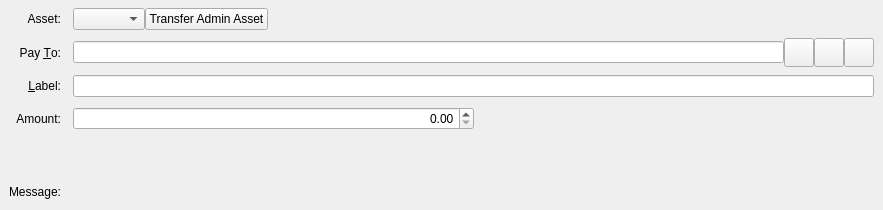
<?xml version="1.0" encoding="UTF-8"?>
<ui version="4.0">
 <class>SendAssetsEntry</class>
 <widget class="QStackedWidget" name="SendAssetsEntry">
  <property name="geometry">
   <rect>
    <x>0</x>
    <y>0</y>
    <width>883</width>
    <height>210</height>
   </rect>
  </property>
  <property name="focusPolicy">
   <enum>Qt::TabFocus</enum>
  </property>
  <property name="autoFillBackground">
   <bool>false</bool>
  </property>
  <property name="currentIndex">
   <number>0</number>
  </property>
  <widget class="QFrame" name="SendCoins">
   <property name="toolTip">
    <string>This is a normal payment.</string>
   </property>
   <property name="frameShape">
    <enum>QFrame::NoFrame</enum>
   </property>
   <layout class="QGridLayout" name="gridLayout">
    <property name="topMargin">
     <number>8</number>
    </property>
    <property name="bottomMargin">
     <number>4</number>
    </property>
    <property name="horizontalSpacing">
     <number>12</number>
    </property>
    <property name="verticalSpacing">
     <number>8</number>
    </property>
    <item row="4" column="1">
     <layout class="QHBoxLayout" name="horizontalLayoutAmount" stretch="0,0">
      <item>
       <widget class="QDoubleSpinBox" name="payAmount">
        <property name="layoutDirection">
         <enum>Qt::LeftToRight</enum>
        </property>
        <property name="alignment">
         <set>Qt::AlignRight|Qt::AlignTrailing|Qt::AlignVCenter</set>
        </property>
        <property name="maximum">
         <double>21000000000.000000000000000</double>
        </property>
       </widget>
      </item>
      <item>
       <widget class="QLabel" name="assetAmountLabel">
        <property name="text">
         <string/>
        </property>
        <property name="alignment">
         <set>Qt::AlignRight|Qt::AlignTrailing|Qt::AlignVCenter</set>
        </property>
       </widget>
      </item>
     </layout>
    </item>
    <item row="1" column="1">
     <layout class="QHBoxLayout" name="horizontalLayout_3">
      <property name="spacing">
       <number>0</number>
      </property>
      <item>
       <widget class="QComboBox" name="assetSelectionBox"/>
      </item>
      <item>
       <widget class="QPushButton" name="administratorToolButton">
        <property name="text">
         <string>Transfer Admin Asset</string>
        </property>
        <property name="icon">
         <iconset>
          <normaloff>../res/icons/asset_administrator.png</normaloff>../res/icons/asset_administrator.png</iconset>
        </property>
       </widget>
      </item>
      <item>
       <spacer name="horizontalSpacer">
        <property name="orientation">
         <enum>Qt::Horizontal</enum>
        </property>
        <property name="sizeHint" stdset="0">
         <size>
          <width>40</width>
          <height>20</height>
         </size>
        </property>
       </spacer>
      </item>
     </layout>
    </item>
    <item row="6" column="1">
     <widget class="QLabel" name="messageTextLabel">
      <property name="toolTip">
       <string>A message that was attached to the raven: URI which will be stored with the transaction for your reference. Note: This message will not be sent over the Raven network.</string>
      </property>
      <property name="textFormat">
       <enum>Qt::PlainText</enum>
      </property>
     </widget>
    </item>
    <item row="3" column="1">
     <widget class="QLineEdit" name="addAsLabel">
      <property name="toolTip">
       <string>Enter a label for this address to add it to the list of used addresses</string>
      </property>
     </widget>
    </item>
    <item row="2" column="1">
     <layout class="QHBoxLayout" name="payToLayout">
      <property name="spacing">
       <number>0</number>
      </property>
      <item>
       <widget class="QValidatedLineEdit" name="payTo">
        <property name="toolTip">
         <string>The Raven address to send the payment to</string>
        </property>
       </widget>
      </item>
      <item>
       <widget class="QToolButton" name="addressBookButton">
        <property name="toolTip">
         <string>Choose previously used address</string>
        </property>
        <property name="text">
         <string/>
        </property>
        <property name="icon">
         <iconset resource="../raven.qrc">
          <normaloff>:/icons/address-book</normaloff>:/icons/address-book</iconset>
        </property>
        <property name="iconSize">
         <size>
          <width>22</width>
          <height>22</height>
         </size>
        </property>
        <property name="shortcut">
         <string>Alt+A</string>
        </property>
       </widget>
      </item>
      <item>
       <widget class="QToolButton" name="pasteButton">
        <property name="toolTip">
         <string>Paste address from clipboard</string>
        </property>
        <property name="text">
         <string/>
        </property>
        <property name="icon">
         <iconset resource="../raven.qrc">
          <normaloff>:/icons/editpaste</normaloff>:/icons/editpaste</iconset>
        </property>
        <property name="iconSize">
         <size>
          <width>22</width>
          <height>22</height>
         </size>
        </property>
        <property name="shortcut">
         <string>Alt+P</string>
        </property>
       </widget>
      </item>
      <item>
       <widget class="QToolButton" name="deleteButton">
        <property name="toolTip">
         <string>Remove this entry</string>
        </property>
        <property name="text">
         <string/>
        </property>
        <property name="icon">
         <iconset resource="../raven.qrc">
          <normaloff>:/icons/remove</normaloff>:/icons/remove</iconset>
        </property>
        <property name="iconSize">
         <size>
          <width>22</width>
          <height>22</height>
         </size>
        </property>
       </widget>
      </item>
     </layout>
    </item>
    <item row="5" column="1">
     <widget class="QLabel" name="ownershipWarningMessage">
      <property name="text">
       <string/>
      </property>
     </widget>
    </item>
    <item row="2" column="0">
     <widget class="QLabel" name="payToLabel">
      <property name="text">
       <string>Pay &amp;To:</string>
      </property>
      <property name="alignment">
       <set>Qt::AlignRight|Qt::AlignTrailing|Qt::AlignVCenter</set>
      </property>
      <property name="buddy">
       <cstring>payTo</cstring>
      </property>
     </widget>
    </item>
    <item row="1" column="0">
     <widget class="QLabel" name="assetBoxLabel">
      <property name="text">
       <string>Asset:</string>
      </property>
      <property name="alignment">
       <set>Qt::AlignRight|Qt::AlignTrailing|Qt::AlignVCenter</set>
      </property>
     </widget>
    </item>
    <item row="3" column="0">
     <widget class="QLabel" name="labellLabel">
      <property name="text">
       <string>&amp;Label:</string>
      </property>
      <property name="alignment">
       <set>Qt::AlignRight|Qt::AlignTrailing|Qt::AlignVCenter</set>
      </property>
      <property name="buddy">
       <cstring>addAsLabel</cstring>
      </property>
     </widget>
    </item>
    <item row="4" column="0">
     <widget class="QLabel" name="amountLabel">
      <property name="text">
       <string>Amount:</string>
      </property>
      <property name="alignment">
       <set>Qt::AlignRight|Qt::AlignTrailing|Qt::AlignVCenter</set>
      </property>
     </widget>
    </item>
    <item row="6" column="0">
     <widget class="QLabel" name="messageLabel">
      <property name="text">
       <string>Message:</string>
      </property>
      <property name="alignment">
       <set>Qt::AlignRight|Qt::AlignTrailing|Qt::AlignVCenter</set>
      </property>
     </widget>
    </item>
   </layout>
  </widget>
  <widget class="QFrame" name="SendCoins_UnauthenticatedPaymentRequest">
   <property name="palette">
    <palette>
     <active>
      <colorrole role="WindowText">
       <brush brushstyle="SolidPattern">
        <color alpha="255">
         <red>0</red>
         <green>0</green>
         <blue>0</blue>
        </color>
       </brush>
      </colorrole>
      <colorrole role="Button">
       <brush brushstyle="SolidPattern">
        <color alpha="255">
         <red>255</red>
         <green>255</green>
         <blue>127</blue>
        </color>
       </brush>
      </colorrole>
      <colorrole role="Light">
       <brush brushstyle="SolidPattern">
        <color alpha="255">
         <red>255</red>
         <green>255</green>
         <blue>255</blue>
        </color>
       </brush>
      </colorrole>
      <colorrole role="Midlight">
       <brush brushstyle="SolidPattern">
        <color alpha="255">
         <red>255</red>
         <green>255</green>
         <blue>191</blue>
        </color>
       </brush>
      </colorrole>
      <colorrole role="Dark">
       <brush brushstyle="SolidPattern">
        <color alpha="255">
         <red>127</red>
         <green>127</green>
         <blue>63</blue>
        </color>
       </brush>
      </colorrole>
      <colorrole role="Mid">
       <brush brushstyle="SolidPattern">
        <color alpha="255">
         <red>170</red>
         <green>170</green>
         <blue>84</blue>
        </color>
       </brush>
      </colorrole>
      <colorrole role="Text">
       <brush brushstyle="SolidPattern">
        <color alpha="255">
         <red>0</red>
         <green>0</green>
         <blue>0</blue>
        </color>
       </brush>
      </colorrole>
      <colorrole role="BrightText">
       <brush brushstyle="SolidPattern">
        <color alpha="255">
         <red>255</red>
         <green>255</green>
         <blue>255</blue>
        </color>
       </brush>
      </colorrole>
      <colorrole role="ButtonText">
       <brush brushstyle="SolidPattern">
        <color alpha="255">
         <red>0</red>
         <green>0</green>
         <blue>0</blue>
        </color>
       </brush>
      </colorrole>
      <colorrole role="Base">
       <brush brushstyle="SolidPattern">
        <color alpha="255">
         <red>255</red>
         <green>255</green>
         <blue>255</blue>
        </color>
       </brush>
      </colorrole>
      <colorrole role="Window">
       <brush brushstyle="SolidPattern">
        <color alpha="255">
         <red>255</red>
         <green>255</green>
         <blue>127</blue>
        </color>
       </brush>
      </colorrole>
      <colorrole role="Shadow">
       <brush brushstyle="SolidPattern">
        <color alpha="255">
         <red>0</red>
         <green>0</green>
         <blue>0</blue>
        </color>
       </brush>
      </colorrole>
      <colorrole role="AlternateBase">
       <brush brushstyle="SolidPattern">
        <color alpha="255">
         <red>255</red>
         <green>255</green>
         <blue>191</blue>
        </color>
       </brush>
      </colorrole>
      <colorrole role="ToolTipBase">
       <brush brushstyle="SolidPattern">
        <color alpha="255">
         <red>255</red>
         <green>255</green>
         <blue>220</blue>
        </color>
       </brush>
      </colorrole>
      <colorrole role="ToolTipText">
       <brush brushstyle="SolidPattern">
        <color alpha="255">
         <red>0</red>
         <green>0</green>
         <blue>0</blue>
        </color>
       </brush>
      </colorrole>
     </active>
     <inactive>
      <colorrole role="WindowText">
       <brush brushstyle="SolidPattern">
        <color alpha="255">
         <red>0</red>
         <green>0</green>
         <blue>0</blue>
        </color>
       </brush>
      </colorrole>
      <colorrole role="Button">
       <brush brushstyle="SolidPattern">
        <color alpha="255">
         <red>255</red>
         <green>255</green>
         <blue>127</blue>
        </color>
       </brush>
      </colorrole>
      <colorrole role="Light">
       <brush brushstyle="SolidPattern">
        <color alpha="255">
         <red>255</red>
         <green>255</green>
         <blue>255</blue>
        </color>
       </brush>
      </colorrole>
      <colorrole role="Midlight">
       <brush brushstyle="SolidPattern">
        <color alpha="255">
         <red>255</red>
         <green>255</green>
         <blue>191</blue>
        </color>
       </brush>
      </colorrole>
      <colorrole role="Dark">
       <brush brushstyle="SolidPattern">
        <color alpha="255">
         <red>127</red>
         <green>127</green>
         <blue>63</blue>
        </color>
       </brush>
      </colorrole>
      <colorrole role="Mid">
       <brush brushstyle="SolidPattern">
        <color alpha="255">
         <red>170</red>
         <green>170</green>
         <blue>84</blue>
        </color>
       </brush>
      </colorrole>
      <colorrole role="Text">
       <brush brushstyle="SolidPattern">
        <color alpha="255">
         <red>0</red>
         <green>0</green>
         <blue>0</blue>
        </color>
       </brush>
      </colorrole>
      <colorrole role="BrightText">
       <brush brushstyle="SolidPattern">
        <color alpha="255">
         <red>255</red>
         <green>255</green>
         <blue>255</blue>
        </color>
       </brush>
      </colorrole>
      <colorrole role="ButtonText">
       <brush brushstyle="SolidPattern">
        <color alpha="255">
         <red>0</red>
         <green>0</green>
         <blue>0</blue>
        </color>
       </brush>
      </colorrole>
      <colorrole role="Base">
       <brush brushstyle="SolidPattern">
        <color alpha="255">
         <red>255</red>
         <green>255</green>
         <blue>255</blue>
        </color>
       </brush>
      </colorrole>
      <colorrole role="Window">
       <brush brushstyle="SolidPattern">
        <color alpha="255">
         <red>255</red>
         <green>255</green>
         <blue>127</blue>
        </color>
       </brush>
      </colorrole>
      <colorrole role="Shadow">
       <brush brushstyle="SolidPattern">
        <color alpha="255">
         <red>0</red>
         <green>0</green>
         <blue>0</blue>
        </color>
       </brush>
      </colorrole>
      <colorrole role="AlternateBase">
       <brush brushstyle="SolidPattern">
        <color alpha="255">
         <red>255</red>
         <green>255</green>
         <blue>191</blue>
        </color>
       </brush>
      </colorrole>
      <colorrole role="ToolTipBase">
       <brush brushstyle="SolidPattern">
        <color alpha="255">
         <red>255</red>
         <green>255</green>
         <blue>220</blue>
        </color>
       </brush>
      </colorrole>
      <colorrole role="ToolTipText">
       <brush brushstyle="SolidPattern">
        <color alpha="255">
         <red>0</red>
         <green>0</green>
         <blue>0</blue>
        </color>
       </brush>
      </colorrole>
     </inactive>
     <disabled>
      <colorrole role="WindowText">
       <brush brushstyle="SolidPattern">
        <color alpha="255">
         <red>127</red>
         <green>127</green>
         <blue>63</blue>
        </color>
       </brush>
      </colorrole>
      <colorrole role="Button">
       <brush brushstyle="SolidPattern">
        <color alpha="255">
         <red>255</red>
         <green>255</green>
         <blue>127</blue>
        </color>
       </brush>
      </colorrole>
      <colorrole role="Light">
       <brush brushstyle="SolidPattern">
        <color alpha="255">
         <red>255</red>
         <green>255</green>
         <blue>255</blue>
        </color>
       </brush>
      </colorrole>
      <colorrole role="Midlight">
       <brush brushstyle="SolidPattern">
        <color alpha="255">
         <red>255</red>
         <green>255</green>
         <blue>191</blue>
        </color>
       </brush>
      </colorrole>
      <colorrole role="Dark">
       <brush brushstyle="SolidPattern">
        <color alpha="255">
         <red>127</red>
         <green>127</green>
         <blue>63</blue>
        </color>
       </brush>
      </colorrole>
      <colorrole role="Mid">
       <brush brushstyle="SolidPattern">
        <color alpha="255">
         <red>170</red>
         <green>170</green>
         <blue>84</blue>
        </color>
       </brush>
      </colorrole>
      <colorrole role="Text">
       <brush brushstyle="SolidPattern">
        <color alpha="255">
         <red>127</red>
         <green>127</green>
         <blue>63</blue>
        </color>
       </brush>
      </colorrole>
      <colorrole role="BrightText">
       <brush brushstyle="SolidPattern">
        <color alpha="255">
         <red>255</red>
         <green>255</green>
         <blue>255</blue>
        </color>
       </brush>
      </colorrole>
      <colorrole role="ButtonText">
       <brush brushstyle="SolidPattern">
        <color alpha="255">
         <red>127</red>
         <green>127</green>
         <blue>63</blue>
        </color>
       </brush>
      </colorrole>
      <colorrole role="Base">
       <brush brushstyle="SolidPattern">
        <color alpha="255">
         <red>255</red>
         <green>255</green>
         <blue>127</blue>
        </color>
       </brush>
      </colorrole>
      <colorrole role="Window">
       <brush brushstyle="SolidPattern">
        <color alpha="255">
         <red>255</red>
         <green>255</green>
         <blue>127</blue>
        </color>
       </brush>
      </colorrole>
      <colorrole role="Shadow">
       <brush brushstyle="SolidPattern">
        <color alpha="255">
         <red>0</red>
         <green>0</green>
         <blue>0</blue>
        </color>
       </brush>
      </colorrole>
      <colorrole role="AlternateBase">
       <brush brushstyle="SolidPattern">
        <color alpha="255">
         <red>255</red>
         <green>255</green>
         <blue>127</blue>
        </color>
       </brush>
      </colorrole>
      <colorrole role="ToolTipBase">
       <brush brushstyle="SolidPattern">
        <color alpha="255">
         <red>255</red>
         <green>255</green>
         <blue>220</blue>
        </color>
       </brush>
      </colorrole>
      <colorrole role="ToolTipText">
       <brush brushstyle="SolidPattern">
        <color alpha="255">
         <red>0</red>
         <green>0</green>
         <blue>0</blue>
        </color>
       </brush>
      </colorrole>
     </disabled>
    </palette>
   </property>
   <property name="toolTip">
    <string>This is an unauthenticated payment request.</string>
   </property>
   <property name="autoFillBackground">
    <bool>true</bool>
   </property>
   <property name="frameShape">
    <enum>QFrame::NoFrame</enum>
   </property>
   <layout class="QGridLayout" name="gridLayout_is">
    <property name="spacing">
     <number>12</number>
    </property>
    <item row="0" column="0">
     <widget class="QLabel" name="payToLabel_is">
      <property name="text">
       <string>Pay To:</string>
      </property>
      <property name="alignment">
       <set>Qt::AlignRight|Qt::AlignTrailing|Qt::AlignVCenter</set>
      </property>
     </widget>
    </item>
    <item row="0" column="1">
     <layout class="QHBoxLayout" name="payToLayout_is">
      <property name="spacing">
       <number>0</number>
      </property>
      <item>
       <widget class="QLabel" name="payTo_is"/>
      </item>
      <item>
       <widget class="QToolButton" name="deleteButton_is">
        <property name="toolTip">
         <string>Remove this entry</string>
        </property>
        <property name="text">
         <string/>
        </property>
        <property name="icon">
         <iconset resource="../raven.qrc">
          <normaloff>:/icons/remove</normaloff>:/icons/remove</iconset>
        </property>
       </widget>
      </item>
     </layout>
    </item>
    <item row="1" column="0">
     <widget class="QLabel" name="memoLabel_is">
      <property name="text">
       <string>Memo:</string>
      </property>
      <property name="alignment">
       <set>Qt::AlignRight|Qt::AlignTrailing|Qt::AlignVCenter</set>
      </property>
     </widget>
    </item>
    <item row="1" column="1">
     <widget class="QLabel" name="memoTextLabel_is">
      <property name="textFormat">
       <enum>Qt::PlainText</enum>
      </property>
     </widget>
    </item>
    <item row="2" column="0">
     <widget class="QLabel" name="amountLabel_is">
      <property name="text">
       <string>A&amp;mount:</string>
      </property>
      <property name="alignment">
       <set>Qt::AlignRight|Qt::AlignTrailing|Qt::AlignVCenter</set>
      </property>
      <property name="buddy">
       <cstring>payAmount_is</cstring>
      </property>
     </widget>
    </item>
    <item row="2" column="1">
     <widget class="QLineEdit" name="payAmount_is">
      <property name="acceptDrops">
       <bool>false</bool>
      </property>
     </widget>
    </item>
   </layout>
  </widget>
  <widget class="QFrame" name="SendCoins_AuthenticatedPaymentRequest">
   <property name="palette">
    <palette>
     <active>
      <colorrole role="WindowText">
       <brush brushstyle="SolidPattern">
        <color alpha="255">
         <red>0</red>
         <green>0</green>
         <blue>0</blue>
        </color>
       </brush>
      </colorrole>
      <colorrole role="Button">
       <brush brushstyle="SolidPattern">
        <color alpha="255">
         <red>140</red>
         <green>232</green>
         <blue>119</blue>
        </color>
       </brush>
      </colorrole>
      <colorrole role="Light">
       <brush brushstyle="SolidPattern">
        <color alpha="255">
         <red>230</red>
         <green>255</green>
         <blue>224</blue>
        </color>
       </brush>
      </colorrole>
      <colorrole role="Midlight">
       <brush brushstyle="SolidPattern">
        <color alpha="255">
         <red>185</red>
         <green>243</green>
         <blue>171</blue>
        </color>
       </brush>
      </colorrole>
      <colorrole role="Dark">
       <brush brushstyle="SolidPattern">
        <color alpha="255">
         <red>70</red>
         <green>116</green>
         <blue>59</blue>
        </color>
       </brush>
      </colorrole>
      <colorrole role="Mid">
       <brush brushstyle="SolidPattern">
        <color alpha="255">
         <red>93</red>
         <green>155</green>
         <blue>79</blue>
        </color>
       </brush>
      </colorrole>
      <colorrole role="Text">
       <brush brushstyle="SolidPattern">
        <color alpha="255">
         <red>0</red>
         <green>0</green>
         <blue>0</blue>
        </color>
       </brush>
      </colorrole>
      <colorrole role="BrightText">
       <brush brushstyle="SolidPattern">
        <color alpha="255">
         <red>155</red>
         <green>255</green>
         <blue>147</blue>
        </color>
       </brush>
      </colorrole>
      <colorrole role="ButtonText">
       <brush brushstyle="SolidPattern">
        <color alpha="255">
         <red>0</red>
         <green>0</green>
         <blue>0</blue>
        </color>
       </brush>
      </colorrole>
      <colorrole role="Base">
       <brush brushstyle="SolidPattern">
        <color alpha="255">
         <red>119</red>
         <green>255</green>
         <blue>233</blue>
        </color>
       </brush>
      </colorrole>
      <colorrole role="Window">
       <brush brushstyle="SolidPattern">
        <color alpha="255">
         <red>140</red>
         <green>232</green>
         <blue>119</blue>
        </color>
       </brush>
      </colorrole>
      <colorrole role="Shadow">
       <brush brushstyle="SolidPattern">
        <color alpha="255">
         <red>0</red>
         <green>0</green>
         <blue>0</blue>
        </color>
       </brush>
      </colorrole>
      <colorrole role="AlternateBase">
       <brush brushstyle="SolidPattern">
        <color alpha="255">
         <red>197</red>
         <green>243</green>
         <blue>187</blue>
        </color>
       </brush>
      </colorrole>
      <colorrole role="NoRole">
       <brush brushstyle="SolidPattern">
        <color alpha="255">
         <red>125</red>
         <green>194</green>
         <blue>122</blue>
        </color>
       </brush>
      </colorrole>
      <colorrole role="ToolTipBase">
       <brush brushstyle="SolidPattern">
        <color alpha="255">
         <red>255</red>
         <green>255</green>
         <blue>220</blue>
        </color>
       </brush>
      </colorrole>
      <colorrole role="ToolTipText">
       <brush brushstyle="SolidPattern">
        <color alpha="255">
         <red>0</red>
         <green>0</green>
         <blue>0</blue>
        </color>
       </brush>
      </colorrole>
     </active>
     <inactive>
      <colorrole role="WindowText">
       <brush brushstyle="SolidPattern">
        <color alpha="255">
         <red>0</red>
         <green>0</green>
         <blue>0</blue>
        </color>
       </brush>
      </colorrole>
      <colorrole role="Button">
       <brush brushstyle="SolidPattern">
        <color alpha="255">
         <red>140</red>
         <green>232</green>
         <blue>119</blue>
        </color>
       </brush>
      </colorrole>
      <colorrole role="Light">
       <brush brushstyle="SolidPattern">
        <color alpha="255">
         <red>230</red>
         <green>255</green>
         <blue>224</blue>
        </color>
       </brush>
      </colorrole>
      <colorrole role="Midlight">
       <brush brushstyle="SolidPattern">
        <color alpha="255">
         <red>185</red>
         <green>243</green>
         <blue>171</blue>
        </color>
       </brush>
      </colorrole>
      <colorrole role="Dark">
       <brush brushstyle="SolidPattern">
        <color alpha="255">
         <red>70</red>
         <green>116</green>
         <blue>59</blue>
        </color>
       </brush>
      </colorrole>
      <colorrole role="Mid">
       <brush brushstyle="SolidPattern">
        <color alpha="255">
         <red>93</red>
         <green>155</green>
         <blue>79</blue>
        </color>
       </brush>
      </colorrole>
      <colorrole role="Text">
       <brush brushstyle="SolidPattern">
        <color alpha="255">
         <red>0</red>
         <green>0</green>
         <blue>0</blue>
        </color>
       </brush>
      </colorrole>
      <colorrole role="BrightText">
       <brush brushstyle="SolidPattern">
        <color alpha="255">
         <red>155</red>
         <green>255</green>
         <blue>147</blue>
        </color>
       </brush>
      </colorrole>
      <colorrole role="ButtonText">
       <brush brushstyle="SolidPattern">
        <color alpha="255">
         <red>0</red>
         <green>0</green>
         <blue>0</blue>
        </color>
       </brush>
      </colorrole>
      <colorrole role="Base">
       <brush brushstyle="SolidPattern">
        <color alpha="255">
         <red>119</red>
         <green>255</green>
         <blue>233</blue>
        </color>
       </brush>
      </colorrole>
      <colorrole role="Window">
       <brush brushstyle="SolidPattern">
        <color alpha="255">
         <red>140</red>
         <green>232</green>
         <blue>119</blue>
        </color>
       </brush>
      </colorrole>
      <colorrole role="Shadow">
       <brush brushstyle="SolidPattern">
        <color alpha="255">
         <red>0</red>
         <green>0</green>
         <blue>0</blue>
        </color>
       </brush>
      </colorrole>
      <colorrole role="AlternateBase">
       <brush brushstyle="SolidPattern">
        <color alpha="255">
         <red>197</red>
         <green>243</green>
         <blue>187</blue>
        </color>
       </brush>
      </colorrole>
      <colorrole role="NoRole">
       <brush brushstyle="SolidPattern">
        <color alpha="255">
         <red>125</red>
         <green>194</green>
         <blue>122</blue>
        </color>
       </brush>
      </colorrole>
      <colorrole role="ToolTipBase">
       <brush brushstyle="SolidPattern">
        <color alpha="255">
         <red>255</red>
         <green>255</green>
         <blue>220</blue>
        </color>
       </brush>
      </colorrole>
      <colorrole role="ToolTipText">
       <brush brushstyle="SolidPattern">
        <color alpha="255">
         <red>0</red>
         <green>0</green>
         <blue>0</blue>
        </color>
       </brush>
      </colorrole>
     </inactive>
     <disabled>
      <colorrole role="WindowText">
       <brush brushstyle="SolidPattern">
        <color alpha="255">
         <red>70</red>
         <green>116</green>
         <blue>59</blue>
        </color>
       </brush>
      </colorrole>
      <colorrole role="Button">
       <brush brushstyle="SolidPattern">
        <color alpha="255">
         <red>140</red>
         <green>232</green>
         <blue>119</blue>
        </color>
       </brush>
      </colorrole>
      <colorrole role="Light">
       <brush brushstyle="SolidPattern">
        <color alpha="255">
         <red>230</red>
         <green>255</green>
         <blue>224</blue>
        </color>
       </brush>
      </colorrole>
      <colorrole role="Midlight">
       <brush brushstyle="SolidPattern">
        <color alpha="255">
         <red>185</red>
         <green>243</green>
         <blue>171</blue>
        </color>
       </brush>
      </colorrole>
      <colorrole role="Dark">
       <brush brushstyle="SolidPattern">
        <color alpha="255">
         <red>70</red>
         <green>116</green>
         <blue>59</blue>
        </color>
       </brush>
      </colorrole>
      <colorrole role="Mid">
       <brush brushstyle="SolidPattern">
        <color alpha="255">
         <red>93</red>
         <green>155</green>
         <blue>79</blue>
        </color>
       </brush>
      </colorrole>
      <colorrole role="Text">
       <brush brushstyle="SolidPattern">
        <color alpha="255">
         <red>70</red>
         <green>116</green>
         <blue>59</blue>
        </color>
       </brush>
      </colorrole>
      <colorrole role="BrightText">
       <brush brushstyle="SolidPattern">
        <color alpha="255">
         <red>155</red>
         <green>255</green>
         <blue>147</blue>
        </color>
       </brush>
      </colorrole>
      <colorrole role="ButtonText">
       <brush brushstyle="SolidPattern">
        <color alpha="255">
         <red>70</red>
         <green>116</green>
         <blue>59</blue>
        </color>
       </brush>
      </colorrole>
      <colorrole role="Base">
       <brush brushstyle="SolidPattern">
        <color alpha="255">
         <red>140</red>
         <green>232</green>
         <blue>119</blue>
        </color>
       </brush>
      </colorrole>
      <colorrole role="Window">
       <brush brushstyle="SolidPattern">
        <color alpha="255">
         <red>140</red>
         <green>232</green>
         <blue>119</blue>
        </color>
       </brush>
      </colorrole>
      <colorrole role="Shadow">
       <brush brushstyle="SolidPattern">
        <color alpha="255">
         <red>0</red>
         <green>0</green>
         <blue>0</blue>
        </color>
       </brush>
      </colorrole>
      <colorrole role="AlternateBase">
       <brush brushstyle="SolidPattern">
        <color alpha="255">
         <red>140</red>
         <green>232</green>
         <blue>119</blue>
        </color>
       </brush>
      </colorrole>
      <colorrole role="NoRole">
       <brush brushstyle="SolidPattern">
        <color alpha="255">
         <red>125</red>
         <green>194</green>
         <blue>122</blue>
        </color>
       </brush>
      </colorrole>
      <colorrole role="ToolTipBase">
       <brush brushstyle="SolidPattern">
        <color alpha="255">
         <red>255</red>
         <green>255</green>
         <blue>220</blue>
        </color>
       </brush>
      </colorrole>
      <colorrole role="ToolTipText">
       <brush brushstyle="SolidPattern">
        <color alpha="255">
         <red>0</red>
         <green>0</green>
         <blue>0</blue>
        </color>
       </brush>
      </colorrole>
     </disabled>
    </palette>
   </property>
   <property name="toolTip">
    <string>This is an authenticated payment request.</string>
   </property>
   <property name="autoFillBackground">
    <bool>true</bool>
   </property>
   <property name="frameShape">
    <enum>QFrame::NoFrame</enum>
   </property>
   <layout class="QGridLayout" name="gridLayout_s">
    <property name="spacing">
     <number>12</number>
    </property>
    <item row="0" column="0">
     <widget class="QLabel" name="payToLabel_s">
      <property name="text">
       <string>Pay To:</string>
      </property>
      <property name="alignment">
       <set>Qt::AlignRight|Qt::AlignTrailing|Qt::AlignVCenter</set>
      </property>
     </widget>
    </item>
    <item row="0" column="1">
     <layout class="QHBoxLayout" name="payToLayout_s">
      <property name="spacing">
       <number>0</number>
      </property>
      <item>
       <widget class="QLabel" name="payTo_s">
        <property name="textFormat">
         <enum>Qt::PlainText</enum>
        </property>
       </widget>
      </item>
      <item>
       <widget class="QToolButton" name="deleteButton_s">
        <property name="toolTip">
         <string>Remove this entry</string>
        </property>
        <property name="text">
         <string/>
        </property>
        <property name="icon">
         <iconset resource="../raven.qrc">
          <normaloff>:/icons/remove</normaloff>:/icons/remove</iconset>
        </property>
       </widget>
      </item>
     </layout>
    </item>
    <item row="1" column="0">
     <widget class="QLabel" name="memoLabel_s">
      <property name="text">
       <string>Memo:</string>
      </property>
      <property name="alignment">
       <set>Qt::AlignRight|Qt::AlignTrailing|Qt::AlignVCenter</set>
      </property>
     </widget>
    </item>
    <item row="1" column="1">
     <widget class="QLabel" name="memoTextLabel_s">
      <property name="textFormat">
       <enum>Qt::PlainText</enum>
      </property>
     </widget>
    </item>
    <item row="2" column="0">
     <widget class="QLabel" name="amountLabel_s">
      <property name="text">
       <string>A&amp;mount:</string>
      </property>
      <property name="alignment">
       <set>Qt::AlignRight|Qt::AlignTrailing|Qt::AlignVCenter</set>
      </property>
      <property name="buddy">
       <cstring>payAmount_s</cstring>
      </property>
     </widget>
    </item>
    <item row="2" column="1">
     <widget class="RavenAmountField" name="payAmount_s">
      <property name="acceptDrops">
       <bool>false</bool>
      </property>
     </widget>
    </item>
   </layout>
  </widget>
 </widget>
 <customwidgets>
  <customwidget>
   <class>QValidatedLineEdit</class>
   <extends>QLineEdit</extends>
   <header>qvalidatedlineedit.h</header>
  </customwidget>
  <customwidget>
   <class>RavenAmountField</class>
   <extends>QLineEdit</extends>
   <header>ravenamountfield.h</header>
   <container>1</container>
  </customwidget>
 </customwidgets>
 <tabstops>
  <tabstop>payTo</tabstop>
  <tabstop>addressBookButton</tabstop>
  <tabstop>pasteButton</tabstop>
  <tabstop>deleteButton</tabstop>
  <tabstop>addAsLabel</tabstop>
  <tabstop>payAmount_is</tabstop>
  <tabstop>deleteButton_is</tabstop>
  <tabstop>payAmount_s</tabstop>
  <tabstop>deleteButton_s</tabstop>
 </tabstops>
 <resources>
  <include location="../raven.qrc"/>
 </resources>
 <connections/>
</ui>
